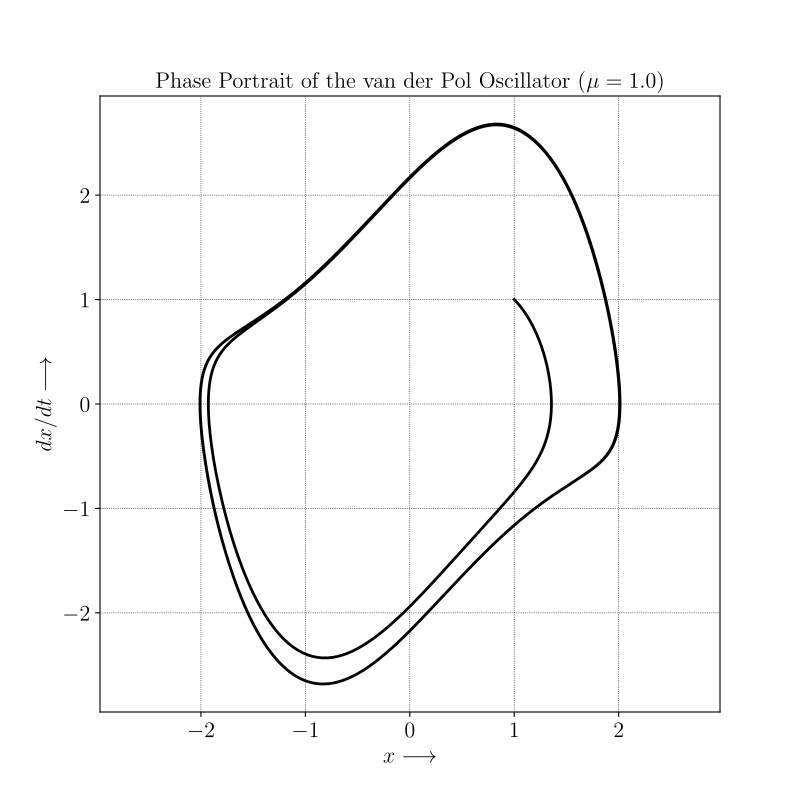

Recreate this plot in Python.
import matplotlib.pyplot as plt
import numpy as np
from scipy.integrate import solve_ivp
from matplotlib.backends.backend_pdf import PdfPages

# LaTeX設定
params = {
    "text.usetex": True,
    "text.latex.preamble": r"",
    "legend.fontsize": 16,
    "axes.labelsize": 16,
    "axes.titlesize": 16,
    "xtick.labelsize": 16,
    "ytick.labelsize": 16,
    "font.family": "serif",
    "grid.color": "k",
    "grid.linestyle": ":",
    "grid.linewidth": 0.5,
}
plt.rcParams.update(params)


def vanderpol(t, state, mu):
    x, y = state
    dxdt = y
    dydt = mu * (1 - x**2) * y - x
    return [dxdt, dydt]


def plot_phase_portrait(mu=1.0, t_span=(0, 20), y0=[1, 1]):
    # 時間刻みを設定
    t_eval = np.arange(t_span[0], t_span[1], 0.01)

    # 微分方程式を解く
    sol = solve_ivp(vanderpol, t_span, y0, args=(mu,), t_eval=t_eval)

    # 位相ポートレートを描画
    plt.figure(figsize=(8, 8))
    plt.plot(sol.y[0], sol.y[1], "k-", linewidth=2)
    plt.title(rf"Phase Portrait of the van der Pol Oscillator ($\mu={mu}$)")
    plt.xlabel(r"$x \longrightarrow$")
    plt.ylabel(r"$dx/dt \longrightarrow$")
    plt.grid(True)
    plt.axis("equal")

    # PDFで保存
    pdf = PdfPages("vanderpol.pdf")
    pdf.savefig(dpi=300)
    pdf.close()

    plt.show()


if __name__ == "__main__":
    plot_phase_portrait()
